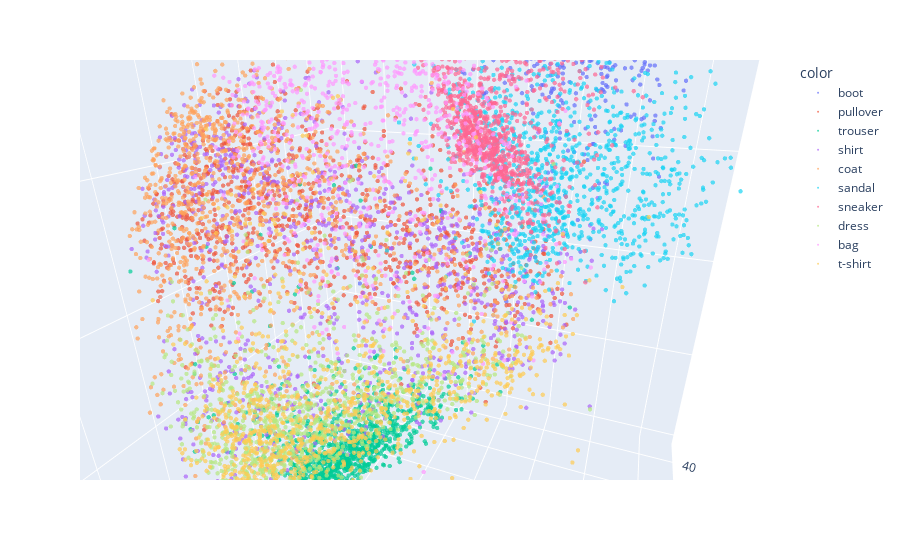

Source (notebook cell):
### Code cell
best_model_optuna.plot_encodedspace()

### Figure 1 — Plotly figure (JSON) as saved in the notebook; plotly's stock layout.template omitted (floating-point values rounded to 4 significant figures; data arrays with more than 128 entries replaced by an {"elided": "..."} marker saying what was removed)
{"data": [{"hovertemplate": "color=boot<br>Enc. Variable 0=%{x}<br>Enc. Variable 1=%{y}<br>Enc. Variable 2=%{z}<extra></extra>", "legendgroup": "boot", "marker": {"color": "#636efa", "opacity": 0.7, "size": 1.5, "symbol": "circle"}, "mode": "markers", "name": "boot", "scene": "scene", "showlegend": true, "type": "scatter3d", "x": {"elided": "1000 float values"}, "y": {"elided": "1000 float values"}, "z": {"elided": "1000 float values"}}, {"hovertemplate": "color=pullover<br>Enc. Variable 0=%{x}<br>Enc. Variable 1=%{y}<br>Enc. Variable 2=%{z}<extra></extra>", "legendgroup": "pullover", "marker": {"color": "#EF553B", "opacity": 0.7, "size": 1.5, "symbol": "circle"}, "mode": "markers", "name": "pullover", "scene": "scene", "showlegend": true, "type": "scatter3d", "x": {"elided": "1000 float values"}, "y": {"elided": "1000 float values"}, "z": {"elided": "1000 float values"}}, {"hovertemplate": "color=trouser<br>Enc. Variable 0=%{x}<br>Enc. Variable 1=%{y}<br>Enc. Variable 2=%{z}<extra></extra>", "legendgroup": "trouser", "marker": {"color": "#00cc96", "opacity": 0.7, "size": 1.5, "symbol": "circle"}, "mode": "markers", "name": "trouser", "scene": "scene", "showlegend": true, "type": "scatter3d", "x": {"elided": "1000 float values"}, "y": {"elided": "1000 float values"}, "z": {"elided": "1000 float values"}}, {"hovertemplate": "color=shirt<br>Enc. Variable 0=%{x}<br>Enc. Variable 1=%{y}<br>Enc. Variable 2=%{z}<extra></extra>", "legendgroup": "shirt", "marker": {"color": "#ab63fa", "opacity": 0.7, "size": 1.5, "symbol": "circle"}, "mode": "markers", "name": "shirt", "scene": "scene", "showlegend": true, "type": "scatter3d", "x": {"elided": "1000 float values"}, "y": {"elided": "1000 float values"}, "z": {"elided": "1000 float values"}}, {"hovertemplate": "color=coat<br>Enc. Variable 0=%{x}<br>Enc. Variable 1=%{y}<br>Enc. Variable 2=%{z}<extra></extra>", "legendgroup": "coat", "marker": {"color": "#FFA15A", "opacity": 0.7, "size": 1.5, "symbol": "circle"}, "mode": "markers", "name": "coat", "scene": "scene", "showlegend": true, "type": "scatter3d", "x": {"elided": "1000 float values"}, "y": {"elided": "1000 float values"}, "z": {"elided": "1000 float values"}}, {"hovertemplate": "color=sandal<br>Enc. Variable 0=%{x}<br>Enc. Variable 1=%{y}<br>Enc. Variable 2=%{z}<extra></extra>", "legendgroup": "sandal", "marker": {"color": "#19d3f3", "opacity": 0.7, "size": 1.5, "symbol": "circle"}, "mode": "markers", "name": "sandal", "scene": "scene", "showlegend": true, "type": "scatter3d", "x": {"elided": "1000 float values"}, "y": {"elided": "1000 float values"}, "z": {"elided": "1000 float values"}}, {"hovertemplate": "color=sneaker<br>Enc. Variable 0=%{x}<br>Enc. Variable 1=%{y}<br>Enc. Variable 2=%{z}<extra></extra>", "legendgroup": "sneaker", "marker": {"color": "#FF6692", "opacity": 0.7, "size": 1.5, "symbol": "circle"}, "mode": "markers", "name": "sneaker", "scene": "scene", "showlegend": true, "type": "scatter3d", "x": {"elided": "1000 float values"}, "y": {"elided": "1000 float values"}, "z": {"elided": "1000 float values"}}, {"hovertemplate": "color=dress<br>Enc. Variable 0=%{x}<br>Enc. Variable 1=%{y}<br>Enc. Variable 2=%{z}<extra></extra>", "legendgroup": "dress", "marker": {"color": "#B6E880", "opacity": 0.7, "size": 1.5, "symbol": "circle"}, "mode": "markers", "name": "dress", "scene": "scene", "showlegend": true, "type": "scatter3d", "x": {"elided": "1000 float values"}, "y": {"elided": "1000 float values"}, "z": {"elided": "1000 float values"}}, {"hovertemplate": "color=bag<br>Enc. Variable 0=%{x}<br>Enc. Variable 1=%{y}<br>Enc. Variable 2=%{z}<extra></extra>", "legendgroup": "bag", "marker": {"color": "#FF97FF", "opacity": 0.7, "size": 1.5, "symbol": "circle"}, "mode": "markers", "name": "bag", "scene": "scene", "showlegend": true, "type": "scatter3d", "x": {"elided": "1000 float values"}, "y": {"elided": "1000 float values"}, "z": {"elided": "1000 float values"}}, {"hovertemplate": "color=t-shirt<br>Enc. Variable 0=%{x}<br>Enc. Variable 1=%{y}<br>Enc. Variable 2=%{z}<extra></extra>", "legendgroup": "t-shirt", "marker": {"color": "#FECB52", "opacity": 0.7, "size": 1.5, "symbol": "circle"}, "mode": "markers", "name": "t-shirt", "scene": "scene", "showlegend": true, "type": "scatter3d", "x": {"elided": "1000 float values"}, "y": {"elided": "1000 float values"}, "z": {"elided": "1000 float values"}}], "layout": {"autosize": true, "legend": {"title": {"text": "color"}, "tracegroupgap": 0}, "margin": {"t": 60}, "scene": {"aspectmode": "auto", "aspectratio": {"x": 0.8973, "y": 0.9595, "z": 1.162}, "camera": {"center": {"x": 0, "y": 0, "z": 0}, "eye": {"x": -0.7336, "y": -0.2963, "z": 0.3285}, "projection": {"type": "perspective"}, "up": {"x": 0, "y": 0, "z": 1}}, "domain": {"x": [0, 1], "y": [0, 1]}, "xaxis": {"title": {"text": "Enc. Variable 0"}, "type": "linear"}, "yaxis": {"title": {"text": "Enc. Variable 1"}, "type": "linear"}, "zaxis": {"title": {"text": "Enc. Variable 2"}, "type": "linear"}}}}
